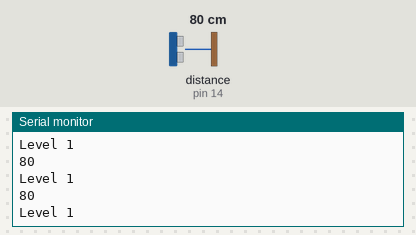
Bench run of a sketch on a simulated Arduino Uno, built with avr-gcc and run on an emulated ATmega328P. Shown: the last lines printed to the serial monitor. Wiring (inferred from the names in the program): ultrasonic range finder: trigger pin 12; echo pin 14. The test bench sets the inputs (shaded band); at power-on: distance to the obstacle (sensor on pin 14) 80 cm. The echo pulse lasts 58.3 µs per cm.

Above: at 5.2 s.
5.3 s: distance to the obstacle (sensor on pin 14) set to 5 cm
At 5.9 s:
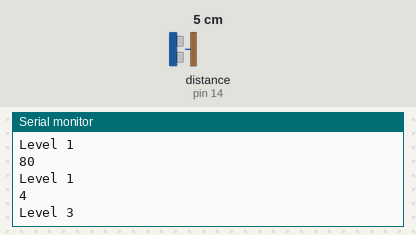
6.8 s: distance to the obstacle (sensor on pin 14) set to 2 cm
At 7.4 s:
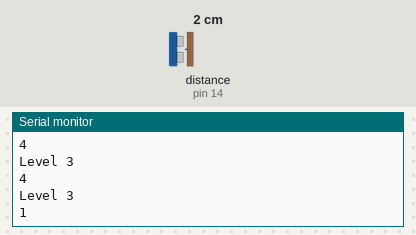
Timing chart, 0 to 9.8 s (numbered marks = the images above; inputs shaded):
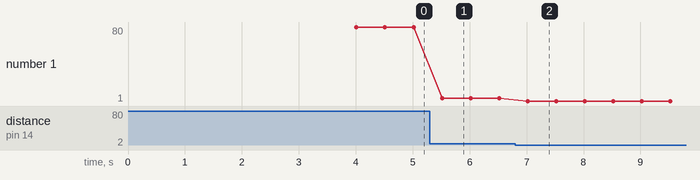

The sketch:

Ultrasonic_Distance_Sensor.ino
```cpp
#include <Wire.h>

#define trig 12
#define echo 14


//Enter your tank max value(CM)
int MaxLevel = 9;

int Level1 = (MaxLevel * 80) / 100;
int Level2 = (MaxLevel * 65) / 100;
int Level3 = (MaxLevel * 55) / 100;
int Level4 = (MaxLevel * 35) / 100;

void setup() {
  // Debug console
  Serial.begin(115200);

  pinMode(trig, OUTPUT);
  pinMode(echo, INPUT);

  Serial.println("Loading");
  delay(4000);

}

//Get the ultrasonic sensor values
void ultrasonic() {
  digitalWrite(trig, LOW);
  delayMicroseconds(4);
  digitalWrite(trig, HIGH);
  delayMicroseconds(10);
  digitalWrite(trig, LOW);
  long t = pulseIn(echo, HIGH);
  int distance = t / 29 / 2;

  Serial.println(distance);
  /*
  int blynkDistance = (distance - MaxLevel) * -1;
  if (distance <= MaxLevel) {
    Blynk.virtualWrite(V0, blynkDistance);
  } else {
    Blynk.virtualWrite(V0, 0);
  }
  lcd.setCursor(0, 0);
  lcd.print("WLevel:");*/

  if (Level1 <= distance) {
    Serial.println("Level 1");
  } else if (Level2 <= distance && Level1 > distance) {
    Serial.println("Level 2");
  } else if (Level3 <= distance && Level2 > distance) {
    Serial.println("Level 3");
  } else if (Level4 <= distance && Level3 > distance) {
    Serial.println("Level 4");
  }
}

//Get the button value
/*
BLYNK_WRITE(V1) {
  bool Relay = param.asInt();
  if (Relay == 1) {
    digitalWrite(relay, LOW);
    lcd.setCursor(0, 1);
    lcd.print("Motor is ON ");
  } else {
    digitalWrite(relay, HIGH);
    lcd.setCursor(0, 1);
    lcd.print("Motor is OFF");
  }
}*/

void loop() {
  ultrasonic();
  delay(500);
  //Blynk.run();//Run the Blynk library
}
```

Measured:
- the behaviour switches between 4 and 3 cm on distance to the obstacle (sensor on pin 14) (found by bisection; images 1 and 2)
- after the input at 5.3 s, the serial monitor: prints a new line after 0.22 s (image 1)
- after the input at 6.8 s, the serial monitor: prints a new line after 0.22 s (image 2)
- plotted number 1: 80 → 4 after the input at 5.3 s
